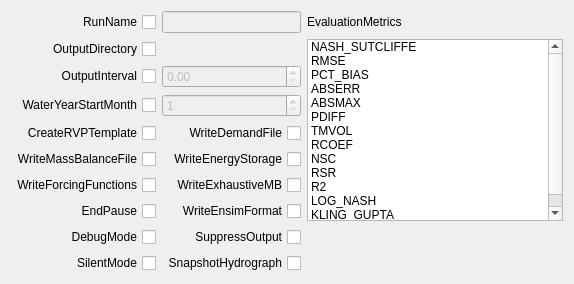
       <widget class="QWidget" name="tab_3">
        <attribute name="title">
         <string>Optional I/O</string>
        </attribute>
        <layout class="QGridLayout" name="gridLayout_4">
         <item row="0" column="0">
          <widget class="QCheckBox" name="chk_runname">
           <property name="layoutDirection">
            <enum>Qt::RightToLeft</enum>
           </property>
           <property name="text">
            <string>RunName</string>
           </property>
          </widget>
         </item>
         <item row="10" column="1">
          <widget class="QCheckBox" name="chk_suppressoutput">
           <property name="layoutDirection">
            <enum>Qt::RightToLeft</enum>
           </property>
           <property name="text">
            <string>SuppressOutput</string>
           </property>
          </widget>
         </item>
         <item row="1" column="0">
          <widget class="QCheckBox" name="chk_outputdir">
           <property name="layoutDirection">
            <enum>Qt::RightToLeft</enum>
           </property>
           <property name="text">
            <string>OutputDirectory</string>
           </property>
          </widget>
         </item>
         <item row="10" column="0">
          <widget class="QCheckBox" name="chk_debugmode">
           <property name="layoutDirection">
            <enum>Qt::RightToLeft</enum>
           </property>
           <property name="text">
            <string>DebugMode</string>
           </property>
          </widget>
         </item>
         <item row="11" column="1">
          <widget class="QCheckBox" name="chk_snaphydro">
           <property name="layoutDirection">
            <enum>Qt::RightToLeft</enum>
           </property>
           <property name="text">
            <string>SnapshotHydrograph</string>
           </property>
          </widget>
         </item>
         <item row="4" column="1">
          <widget class="QCheckBox" name="chk_writedemand">
           <property name="layoutDirection">
            <enum>Qt::RightToLeft</enum>
           </property>
           <property name="text">
            <string>WriteDemandFile</string>
           </property>
          </widget>
         </item>
         <item row="11" column="0">
          <widget class="QCheckBox" name="chk_silentmode">
           <property name="layoutDirection">
            <enum>Qt::RightToLeft</enum>
           </property>
           <property name="text">
            <string>SilentMode</string>
           </property>
          </widget>
         </item>
         <item row="1" column="1">
          <widget class="QgsFileWidget" name="file_outputdir">
           <property name="enabled">
            <bool>false</bool>
           </property>
           <property name="focusPolicy">
            <enum>Qt::TabFocus</enum>
           </property>
           <property name="storageMode">
            <enum>QgsFileWidget::GetDirectory</enum>
           </property>
          </widget>
         </item>
         <item row="2" column="0">
          <widget class="QCheckBox" name="chk_outputinterval">
           <property name="layoutDirection">
            <enum>Qt::RightToLeft</enum>
           </property>
           <property name="text">
            <string>OutputInterval</string>
           </property>
          </widget>
         </item>
         <item row="6" column="1">
          <widget class="QCheckBox" name="chk_writeexausmb">
           <property name="layoutDirection">
            <enum>Qt::RightToLeft</enum>
           </property>
           <property name="text">
            <string>WriteExhaustiveMB</string>
           </property>
          </widget>
         </item>
         <item row="0" column="1">
          <widget class="QLineEdit" name="txt_runname">
           <property name="enabled">
            <bool>false</bool>
           </property>
          </widget>
         </item>
         <item row="0" column="2">
          <widget class="QLabel" name="label_27">
           <property name="text">
            <string>EvaluationMetrics</string>
           </property>
          </widget>
         </item>
         <item row="1" column="2" rowspan="7">
          <widget class="QListWidget" name="list_evalmetrics">
           <property name="sizePolicy">
            <sizepolicy hsizetype="Expanding" vsizetype="Expanding">
             <horstretch>0</horstretch>
             <verstretch>16</verstretch>
            </sizepolicy>
           </property>
           <property name="selectionMode">
            <enum>QAbstractItemView::MultiSelection</enum>
           </property>
           <item>
            <property name="text">
             <string>NASH_SUTCLIFFE</string>
            </property>
           </item>
           <item>
            <property name="text">
             <string>RMSE</string>
            </property>
           </item>
           <item>
            <property name="text">
             <string>PCT_BIAS</string>
            </property>
           </item>
           <item>
            <property name="text">
             <string>ABSERR</string>
            </property>
           </item>
           <item>
            <property name="text">
             <string>ABSMAX</string>
            </property>
           </item>
           <item>
            <property name="text">
             <string>PDIFF</string>
            </property>
           </item>
           <item>
            <property name="text">
             <string>TMVOL</string>
            </property>
           </item>
           <item>
            <property name="text">
             <string>RCOEF</string>
            </property>
           </item>
           <item>
            <property name="text">
             <string>NSC</string>
            </property>
           </item>
           <item>
            <property name="text">
             <string>RSR</string>
            </property>
           </item>
           <item>
            <property name="text">
             <string>R2</string>
            </property>
           </item>
           <item>
            <property name="text">
             <string>LOG_NASH</string>
            </property>
           </item>
           <item>
            <property name="text">
             <string>KLING_GUPTA</string>
            </property>
           </item>
          </widget>
         </item>
         <item row="6" column="0">
          <widget class="QCheckBox" name="chk_writeforcingfunc">
           <property name="layoutDirection">
            <enum>Qt::RightToLeft</enum>
           </property>
           <property name="text">
            <string>WriteForcingFunctions</string>
           </property>
          </widget>
         </item>
         <item row="2" column="1">
          <widget class="QDoubleSpinBox" name="spin_outinterval">
           <property name="enabled">
            <bool>false</bool>
           </property>
          </widget>
         </item>
         <item row="7" column="0">
          <widget class="QCheckBox" name="chk_endpause">
           <property name="layoutDirection">
            <enum>Qt::RightToLeft</enum>
           </property>
           <property name="text">
            <string>EndPause</string>
           </property>
          </widget>
         </item>
         <item row="7" column="1">
          <widget class="QCheckBox" name="chk_writeensim">
           <property name="layoutDirection">
            <enum>Qt::RightToLeft</enum>
           </property>
           <property name="text">
            <string>WriteEnsimFormat</string>
           </property>
          </widget>
         </item>
         <item row="4" column="0">
          <widget class="QCheckBox" name="chk_rvptemplate">
           <property name="layoutDirection">
            <enum>Qt::RightToLeft</enum>
           </property>
           <property name="text">
            <string>CreateRVPTemplate</string>
           </property>
          </widget>
         </item>
         <item row="5" column="0">
          <widget class="QCheckBox" name="chk_writemassbal">
           <property name="layoutDirection">
            <enum>Qt::RightToLeft</enum>
           </property>
           <property name="text">
            <string>WriteMassBalanceFile</string>
           </property>
          </widget>
         </item>
         <item row="5" column="1">
          <widget class="QCheckBox" name="chk_writeenergy">
           <property name="layoutDirection">
            <enum>Qt::RightToLeft</enum>
           </property>
           <property name="text">
            <string>WriteEnergyStorage</string>
           </property>
          </widget>
         </item>
         <item row="3" column="1">
          <widget class="QSpinBox" name="spin_wateryear">
           <property name="enabled">
            <bool>false</bool>
           </property>
           <property name="minimum">
            <number>1</number>
           </property>
           <property name="maximum">
            <number>12</number>
           </property>
           <property name="displayIntegerBase">
            <number>10</number>
           </property>
          </widget>
         </item>
         <item row="3" column="0">
          <widget class="QCheckBox" name="chk_wateryear">
           <property name="layoutDirection">
            <enum>Qt::RightToLeft</enum>
           </property>
           <property name="text">
            <string>WaterYearStartMonth</string>
           </property>
          </widget>
         </item>
        </layout>
       </widget>
